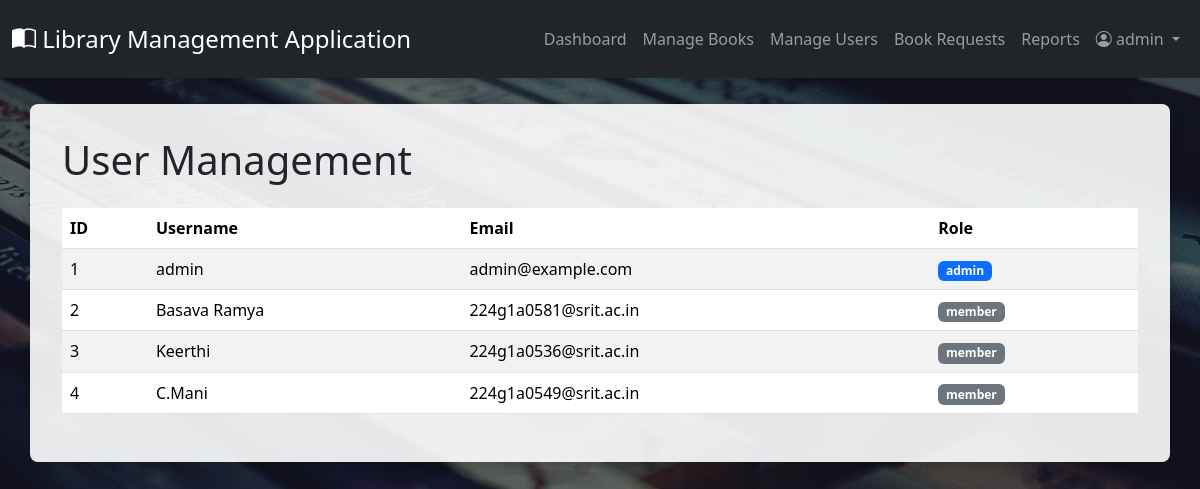
The app's page /admin/users (signed in) with its own data.
### tables this page shows
CREATE TABLE user (
  id INTEGER PRIMARY KEY AUTOINCREMENT,
  username TEXT UNIQUE NOT NULL,
  email TEXT UNIQUE NOT NULL,
  password_hash TEXT NOT NULL,
  role TEXT NOT NULL DEFAULT 'member' -- 'admin' or 'member'
);

### app.py (the view)
@app.route('/admin/users')
@login_required
@admin_required
def manage_users():
    db = get_db()
    users = db.execute('SELECT id, username, email, role FROM user').fetchall()
    return render_template('admin/manage_users.html', users=users)

### app.py (called while the page is built)
@login_manager.user_loader
def load_user(user_id):
    user_row = get_db().execute('SELECT * FROM user WHERE id = ?', (user_id,)).fetchone()
    if user_row:
        return User(id=user_row['id'], username=user_row['username'], email=user_row['email'],
                    password_hash=user_row['password_hash'], role=user_row['role'])
    return None

def admin_required(f):
    @wraps(f)
    def decorated_function(*args, **kwargs):
        if not current_user.is_authenticated or current_user.role != 'admin':
            flash('You do not have permission to access this page.', 'danger')
            return redirect(url_for('login'))
        return f(*args, **kwargs)
    return decorated_function

### database.py (called while the page is built)
def get_db():
    if 'db' not in g:
        g.db = sqlite3.connect(
            current_app.config['DATABASE'],
            detect_types=sqlite3.PARSE_DECLTYPES
        )
        g.db.row_factory = sqlite3.Row
    return g.db

### templates/admin/manage_users.html (shortened to what this page needs)
{% extends "layout.html" %}
{% block content %}
    <h1 class="mb-4">User Management</h1>
    <table class="table table-striped table-hover">
        <thead><tr><th>ID</th><th>Username</th><th>Email</th><th>Role</th></tr></thead>
        <tbody>
            {% for user in users %}
            <tr>
                <td>{{ user.id }}</td>
                <td>{{ user.username }}</td>
                <td>{{ user.email }}</td>
                <td><span class="badge bg-{{ 'primary' if user.role == 'admin' else 'secondary' }}">{{ user.role }}</span></td>
            </tr>
            {% endfor %}
        </tbody>
    </table>
{% endblock %}

### templates/layout.html (shortened to what this page needs)
<!DOCTYPE html>
<html lang="en">
<head>
    <link href="https://cdn.jsdelivr.net/npm/bootstrap@5.3.2/dist/css/bootstrap.min.css" rel="stylesheet">
    <link rel="stylesheet" href="https://cdn.jsdelivr.net/npm/bootstrap-icons@1.11.1/font/bootstrap-icons.css">
    <link rel="stylesheet" href="{{ url_for('static', filename='css/style.css') }}">
</head>
<body>
    <nav class="navbar navbar-expand-lg navbar-dark bg-dark fixed-top">
        <div class="container-fluid">
            <a class="navbar-brand" href="{{ url_for('home') }}"><i class="bi bi-book-half"></i> Library Management Application</a>
            <div class="collapse navbar-collapse" id="navbarNav">
                <ul class="navbar-nav ms-auto">
                    {% if current_user.is_authenticated %}
                        {% if current_user.role == 'admin' %}
                            <li class="nav-item"><a class="nav-link" href="{{ url_for('admin_dashboard') }}">Dashboard</a></li>
                            <li class="nav-item"><a class="nav-link" href="{{ url_for('manage_books') }}">Manage Books</a></li>
                            <li class="nav-item"><a class="nav-link" href="{{ url_for('manage_users') }}">Manage Users</a></li>
                            <li class="nav-item"><a class="nav-link" href="{{ url_for('manage_requests') }}">Book Requests</a></li>
                            <li class="nav-item"><a class="nav-link" href="{{ url_for('reports') }}">Reports</a></li>
                        {% else %}
                            <li class="nav-item"><a class="nav-link" href="{{ url_for('member_dashboard') }}">Available Books</a></li>
                            <li class="nav-item"><a class="nav-link" href="{{ url_for('my_books') }}">My Books</a></li>
                        {% endif %}
                        <li class="nav-item dropdown">
                            <a class="nav-link dropdown-toggle" href="#" id="navbarDropdown" role="button" data-bs-toggle="dropdown" aria-expanded="false">
                                <i class="bi bi-person-circle"></i> {{ current_user.username }}
                            </a>
                        </li>
                    {% else %}
                        <li class="nav-item"><a class="nav-link" href="{{ url_for('login') }}">Login</a></li>
                        <li class="nav-item"><a class="nav-link" href="{{ url_for('register') }}">Register</a></li>
                    {% endif %}
                </ul>
            </div>
        </div>
    </nav>
    <main class="container mt-4">
        {% block content %}{% endblock %}
    </main>
</body>
</html>

### static/css/style.css (style rules this page uses)
body { background-image: url('../images/background.jpg'); background-size: cover; background-attachment: fixed; background-position: center; background-blend-mode: multiply; background-color: rgba(0, 0, 0, 0.5); padding-top: 80px; }
.navbar { padding-top: 1rem; padding-bottom: 1rem; box-shadow: 0 4px 6px rgba(0, 0, 0, 0.1); }
.navbar-brand { font-size: 1.5rem; }
main.container { background-color: rgba(255, 255, 255, 0.9); border-radius: 8px; padding: 2rem; box-shadow: 0 4px 15px rgba(0,0,0,0.2); }

### records on screen
user: username "admin", id "1", email "admin@example.com", role "admin"
user: id "2", username "Basava Ramya", email "224g1a0581@srit.ac.in", role "member"
user: id "3", username "Keerthi", email "224g1a0536@srit.ac.in", role "member"
user: id "4", username "C.Mani", email "224g1a0549@srit.ac.in", role "member"
